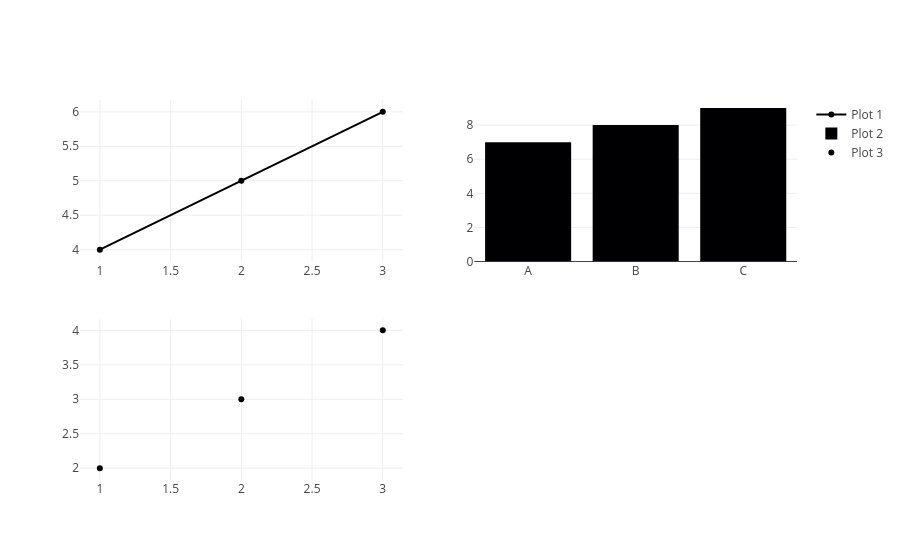

Notebook code cell kept with this figure:
### Code cell
plot3 = go.Scatter(x=[1, 2, 3],
                y=[2, 3, 4],
                mode='markers',
                name='Plot 3')
fig.add_trace(plot3, row=2, col=1)

### Figure 1 — Plotly figure (JSON) as saved in the notebook; plotly's stock layout.template omitted (floating-point values rounded to 4 significant figures)
{"data": [{"mode": "lines+markers", "name": "Plot 1", "type": "scatter", "x": [1, 2, 3], "xaxis": "x", "y": [4, 5, 6], "yaxis": "y"}, {"name": "Plot 2", "type": "bar", "x": ["A", "B", "C"], "xaxis": "x2", "y": [7, 8, 9], "yaxis": "y2"}, {"mode": "markers", "name": "Plot 3", "type": "scatter", "x": [1, 2, 3], "xaxis": "x3", "y": [2, 3, 4], "yaxis": "y3"}], "layout": {"xaxis": {"anchor": "y", "domain": [0, 0.45]}, "xaxis2": {"anchor": "y2", "domain": [0.55, 1]}, "xaxis3": {"anchor": "y3", "domain": [0, 0.45]}, "xaxis4": {"anchor": "y4", "domain": [0.55, 1]}, "yaxis": {"anchor": "x", "domain": [0.575, 1]}, "yaxis2": {"anchor": "x2", "domain": [0.575, 1]}, "yaxis3": {"anchor": "x3", "domain": [0, 0.425]}, "yaxis4": {"anchor": "x4", "domain": [0, 0.425]}}}
